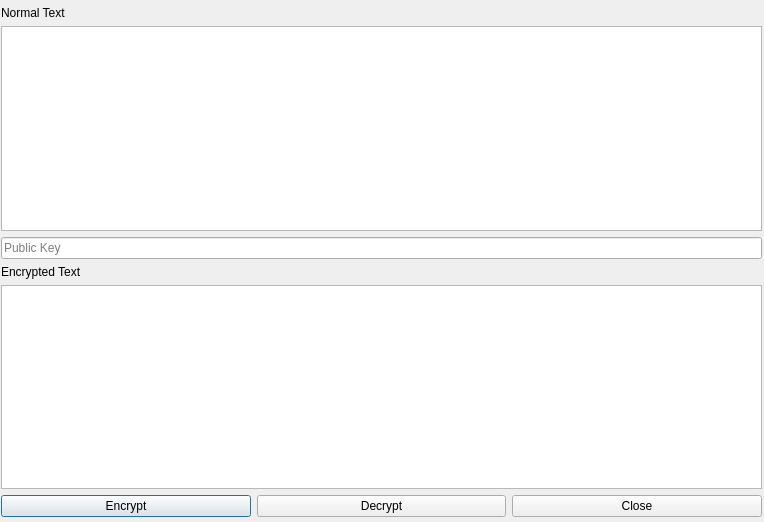
<?xml version="1.0" encoding="UTF-8"?>
<ui version="4.0">
 <class>Dialog</class>
 <widget class="QDialog" name="Dialog">
  <property name="geometry">
   <rect>
    <x>0</x>
    <y>0</y>
    <width>764</width>
    <height>522</height>
   </rect>
  </property>
  <property name="windowTitle">
   <string>Sign/Verify</string>
  </property>
  <widget class="QWidget" name="verticalLayoutWidget">
   <property name="geometry">
    <rect>
     <x>1</x>
     <y>6</y>
     <width>761</width>
     <height>511</height>
    </rect>
   </property>
   <layout class="QVBoxLayout" name="verticalLayout">
    <item>
     <widget class="QLabel" name="label">
      <property name="text">
       <string>Normal Text</string>
      </property>
      <property name="margin">
       <number>3</number>
      </property>
     </widget>
    </item>
    <item>
     <widget class="QTextEdit" name="norEdit"/>
    </item>
    <item>
     <widget class="QLineEdit" name="keyEdit">
      <property name="sizePolicy">
       <sizepolicy hsizetype="Expanding" vsizetype="Fixed">
        <horstretch>0</horstretch>
        <verstretch>0</verstretch>
       </sizepolicy>
      </property>
      <property name="placeholderText">
       <string>Public Key</string>
      </property>
     </widget>
    </item>
    <item>
     <widget class="QLabel" name="label_2">
      <property name="sizePolicy">
       <sizepolicy hsizetype="Fixed" vsizetype="Preferred">
        <horstretch>0</horstretch>
        <verstretch>0</verstretch>
       </sizepolicy>
      </property>
      <property name="text">
       <string>Encrypted Text</string>
      </property>
      <property name="margin">
       <number>3</number>
      </property>
     </widget>
    </item>
    <item>
     <widget class="QTextEdit" name="encEdit"/>
    </item>
    <item>
     <layout class="QHBoxLayout" name="horizontalLayout">
      <item>
       <widget class="QPushButton" name="encButton">
        <property name="text">
         <string>Encrypt</string>
        </property>
       </widget>
      </item>
      <item>
       <widget class="QPushButton" name="decButton">
        <property name="text">
         <string>Decrypt</string>
        </property>
       </widget>
      </item>
      <item>
       <widget class="QPushButton" name="closeButton">
        <property name="text">
         <string>Close</string>
        </property>
       </widget>
      </item>
     </layout>
    </item>
   </layout>
  </widget>
 </widget>
 <resources/>
 <connections/>
</ui>
